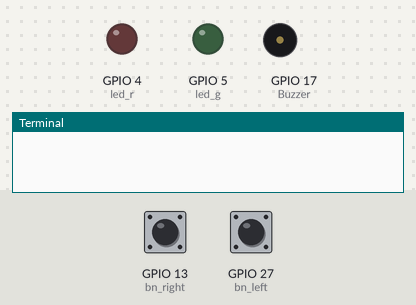
The program below on a simulated Raspberry Pi (BCM pin numbers). Parts: output pins drawn as LEDs (lit = HIGH), buzzer (waves = sounding, pin HIGH), the last lines printed to the terminal. The test bench sets the inputs (shaded band); at power-on: GPIO 13 (bn_right) HIGH, GPIO 27 (bn_left) HIGH.

Above: at 5.05 s.
5.1 s: GPIO 13 (bn_right) pulled LOW for 0.15 s
At 5.17 s:
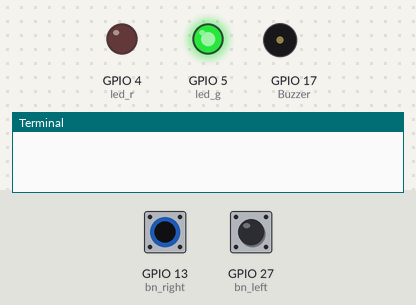
6.7 s: GPIO 27 (bn_left) pulled LOW for 0.15 s
At 6.77 s:
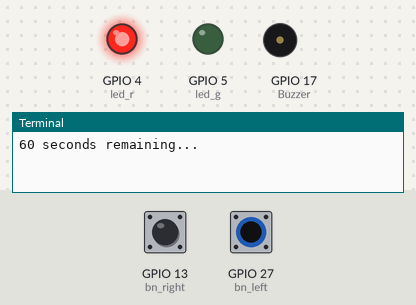
8.3 s: GPIO 27 (bn_left) pulled LOW for 3.2 s
At 12.5 s:
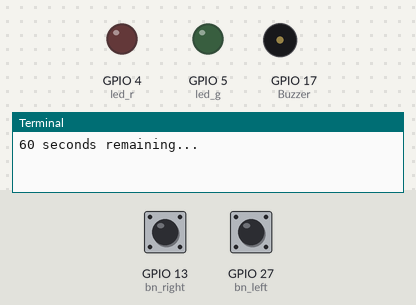
13.0 s: GPIO 13 (bn_right) pulled LOW for 3.2 s
At 13.6 s:
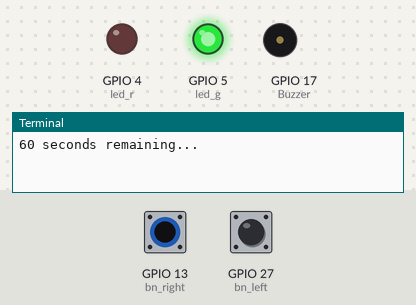
17.7 s: GPIO 13 (bn_right) driven LOW and GPIO 27 (bn_left) driven LOW
At 18.4 s:
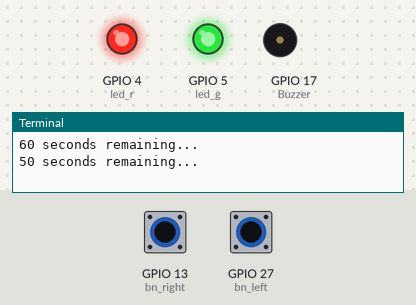
Timing chart, 0 to 66.5 s (numbered marks = the images above; inputs shaded):
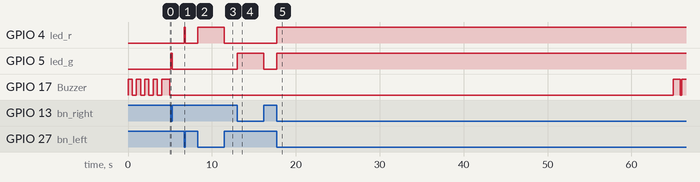

The program:

one_min_fastest_finger.py
```python
"""
This is a 2 players game which will count the total number of times both buttons are pressed
by the 2 players.
The buzzer will count down 5 secs before the game start with a short beep. The game will end 60
seconds later with 3 long beep. Total scores will be display on the console.
"""

from gpiozero import LED, Buzzer, Button
from random import choice
from time import sleep
from signal import pause
import threading

led_r = LED(4)
led_g = LED(5)
bn_left = Button(27)
bn_right = Button(13)
bz = Buzzer(17)

player1_score, player2_score = 0, 0
game_duration = 60 #in seconds

def bn_left_pressed():
    led_r.on()

def bn_right_pressed():
    led_g.on()

def bn_left_released():
    led_r.off()
    global player1_score
    player1_score += 1

def bn_right_released():
    led_g.off()
    global player2_score
    player2_score += 1

bn_left.when_pressed = bn_left_pressed
bn_left.when_released = bn_left_released
bn_right.when_pressed = bn_right_pressed
bn_right.when_released = bn_right_released

#5 secs buzzer countdown
for i in range(4):
    bz.on()
    sleep(0.5)
    bz.off()
    sleep(0.5)
bz.on() #Long beep to signal the start
sleep(1)
bz.off()

countdown_reminder = [60, 50, 40, 30, 20, 10, 5, 4, 3, 2, 1]

while game_duration > 0:
    sleep(1)
    if game_duration in countdown_reminder:
        print(game_duration, "seconds remaining...")
    game_duration -= 1

print("Game over!")
#Ending 3 long beeps
for i in range(3):
    bz.on()
    sleep(0.8)
    bz.off()
    sleep(0.2)

print("Player 1 score:", player1_score)
print("Player 2 score:", player2_score)
if player1_score > player2_score:
    led_r.blink(on_time = 0.8, off_time = 0.2, n = 3)
    print("Player 1 wins!")
elif player2_score > player1_score:
    led_g.blink(on_time = 0.8, off_time = 0.2, n = 3)
    print("Player 2 wins!")
else:
    led_r.blink(on_time = 0.8, off_time = 0.2, n = 3)
    led_g.blink(on_time = 0.8, off_time = 0.2, n = 3)
    print("It's a draw!")

pause()
```

Measured:
- after the input at 5.1 s, GPIO 5 (led_g): LOW → HIGH at once, → LOW 0.15 s later
- after the input at 6.7 s, GPIO 4 (led_r): LOW → HIGH at once, → LOW 0.15 s later
- after the input at 8.3 s, GPIO 4 (led_r): LOW → HIGH at once, → LOW 3.2 s later
- after the input at 13.0 s, GPIO 5 (led_g): LOW → HIGH at once, → LOW 3.2 s later
- after the input at 17.7 s, GPIO 4 (led_r), GPIO 5 (led_g): LOW → HIGH at once
